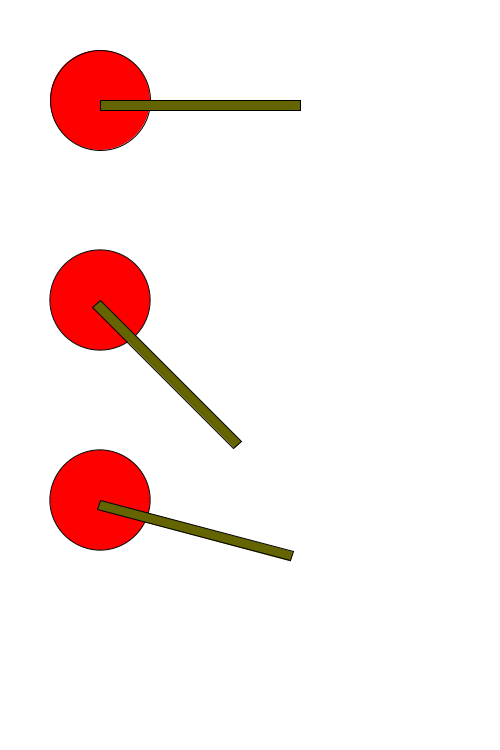
Frame 1 (no input)
Frame 60 (the mouse pressed at the canvas centre just before this capture): identical to frame 1, image omitted
Frame 120 (the mouse held since frame 60 and released just before this capture): identical to frame 1, image omitted

The Processing sketch that drew this single still picture (run headless with seeded random() and noise(); from frame 60 on, the mouse is pressed at the canvas centre):

// Processing sketch: sketch_7
// ── sketch_7.pde
//Fundamentals of our first Sketch
//Make your our shape  
//

void setup(){
  size(500, 750);  
}
void draw(){
  //colors Channels Red Green Blue 
  background(255,255,255); 
 
   myShape(100,100, 0); //it needs position x,y, and angle 
   myShape(100,300, 45);
   
   myShape(100,500, 15);

  //make a composition with your own shape
  
}

void myShape(float px, float py, float angle){
 pushMatrix(); //create a new coordinate 
   translate(px,py);
   rotate(radians(angle));
   fill(255,0,0);
   ellipse(0,0, 100,100);
   fill(100,100,0);
   rect(0,0,200,10);
 
 popMatrix();
  
}




//save image on sketchfolder if you press capital S
import java.util.Date;
void keyPressed() { 
  
  if (key == 'S') {// type to  save an image of your canvas
    println("Saving PNG...");
    Date d = new Date(); 
    String fileName = "output-"+ d.getTime() + ".png";
    save(fileName);
    exit();
  }
} 
